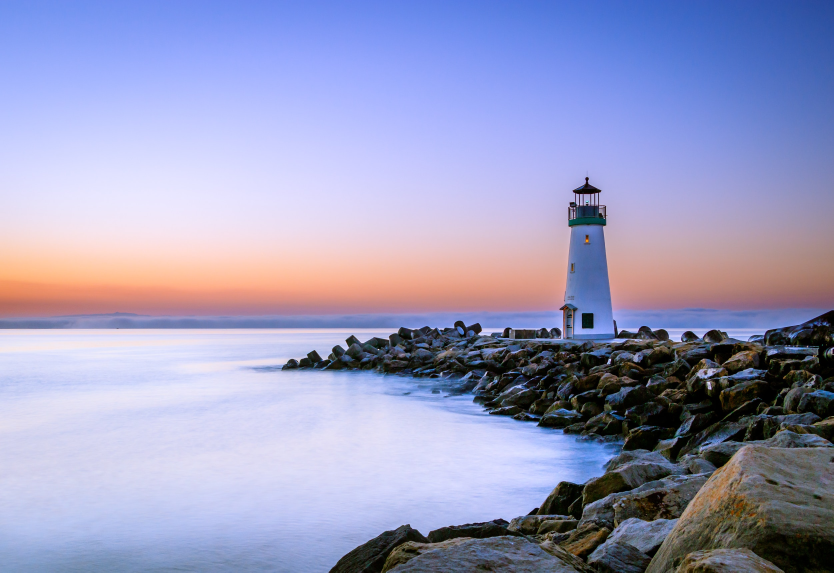
#> input picture Pics/tower.jpg, 2500 x 1717 px (shown at 1/3 size)
$ python edgedetection.py
#> lines starting #> are read from the running program, lines starting #| are printed output that depends on the picture; after the words box and inside, x2 and y2 are one past the last pixel; in counts of white or black regions, pixels touching at a corner belong together
# Lpalacian image seems like a image drawn over blackboard with chalk duster

import numpy as np
import cv2 as cv

img=cv.imread("Pics/tower.jpg")
#> img is the input picture: shape (1717, 2500, 3); mean B, G, R 191, 155.1, 153.7

def resizeimg(img):
    width=int(img.shape[1]/5)
#> width = 500
    height=int(img.shape[1]/5)
#> height = 500
    dimensions=(width,height)
#> dimensions = (500, 500)

    return cv.resize(img,dimensions)
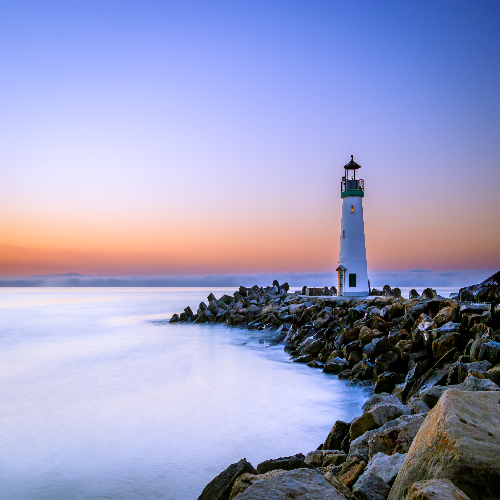
#> returned value: shape (500, 500, 3); mean of channels 0, 1, 2 191, 155, 153.6; drawn as B, G, R

reimg=resizeimg(img)
cv.imshow("Tower",reimg)

grayimg=cv.cvtColor(reimg,cv.COLOR_BGR2GRAY)
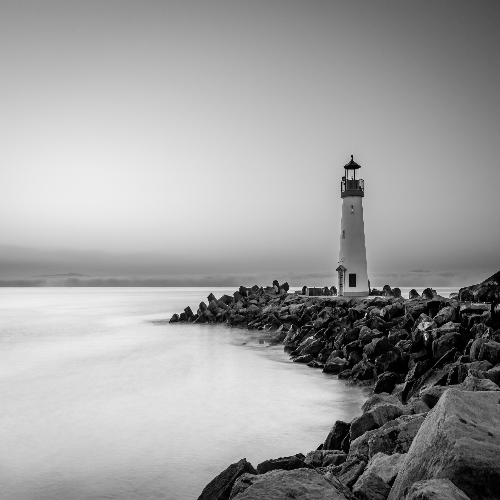
#> grayimg: shape (500, 500); min 0, max 239, mean 158.7
cv.imshow("Black",grayimg)

# Laplacian
lap =cv.Laplacian(grayimg,cv.CV_64F)
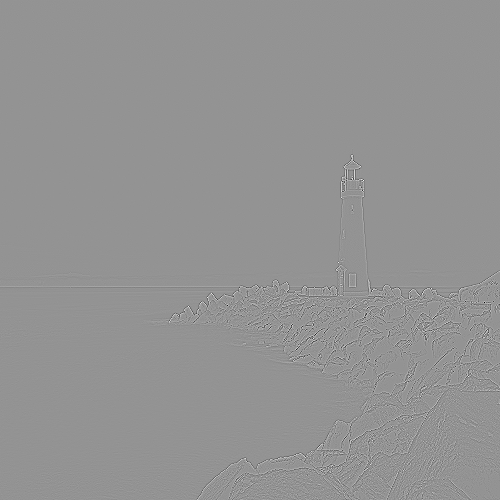
#> lap: shape (500, 500) float64; min -725, max 529, mean 0; drawn with min black and max white
# all pixels values are converted to absolute values...UInt8 is image dtype
lap=np.uint8(np.absolute(lap))
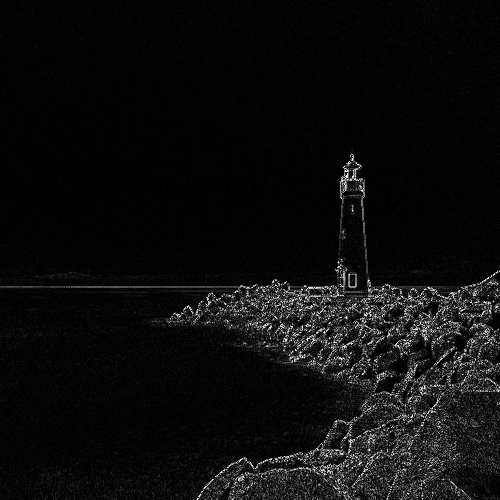
#> lap: shape (500, 500); min 0, max 255, mean 12.7

# Canny

cannyimg=cv.Canny(grayimg,150,175)
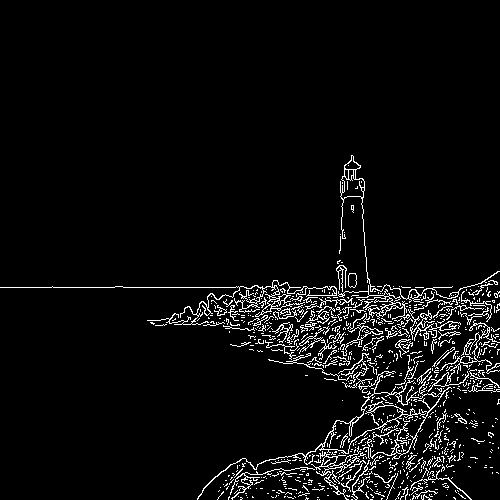
#> cannyimg: shape (500, 500); 4.8% white in thin lines or dots, all inside (x1, y1, x2, y2) = (0, 155, 500, 500)
cv.imshow("Cannyimg",cannyimg)
cv.imshow('Laplacian',lap)
cv.waitKey(0)

$ run again, with Pics/Nature.jpg copied over Pics/tower.jpg
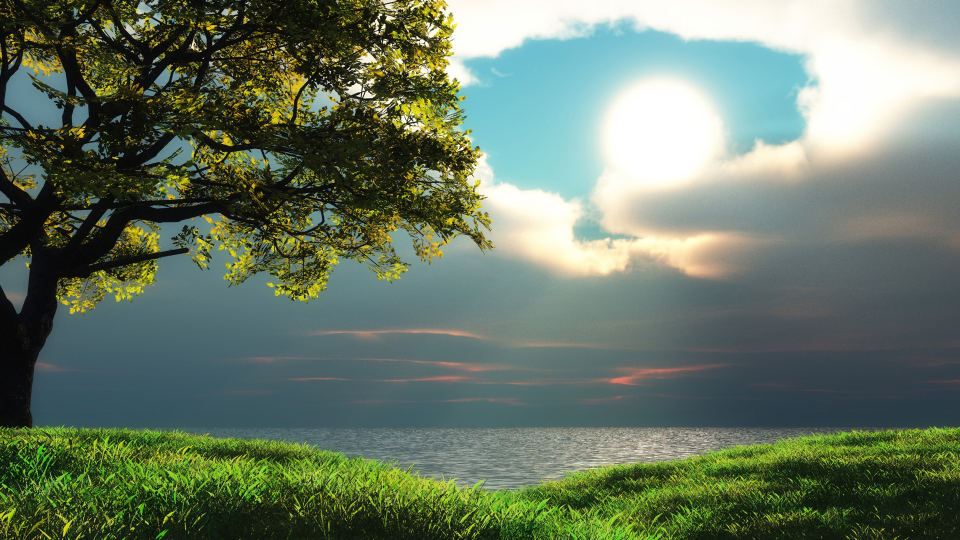
#> input picture Pics/Nature.jpg, 1920 x 1080 px (shown at 1/2 size)
#> img is the input picture: shape (1080, 1920, 3); mean B, G, R 100.4, 119.6, 104.2
#> `grayimg=cv.cvtColor(reimg,cv.COLOR_BGR2GRAY)`:
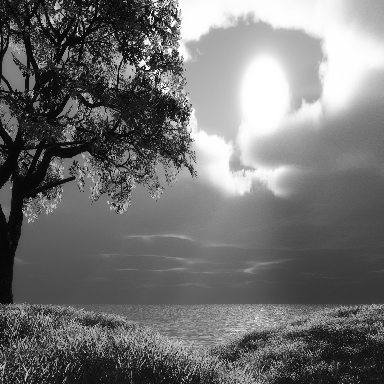
#> grayimg: shape (384, 384); min 1, max 255, mean 112.8
#> `cannyimg=cv.Canny(grayimg,150,175)`:
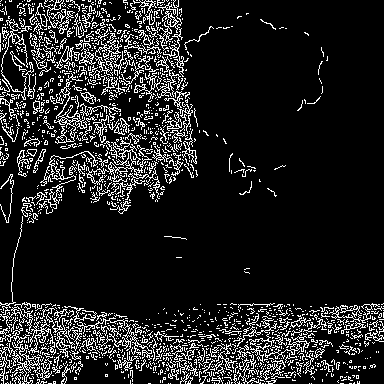
#> cannyimg: shape (384, 384); 13.1% white in thin lines or dots
